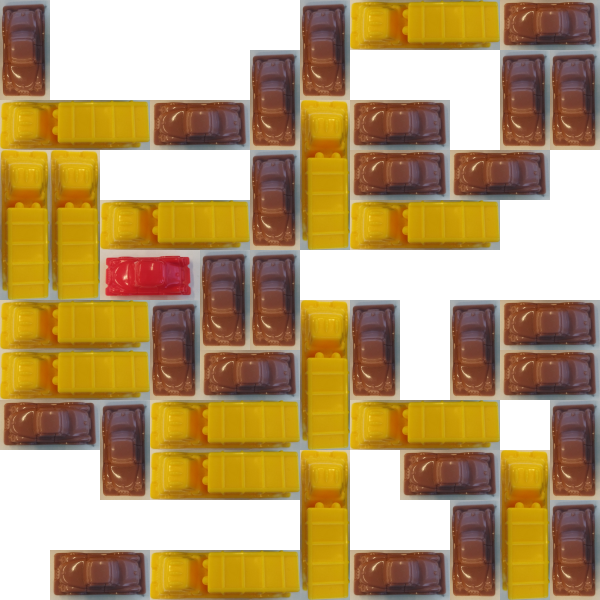

Write the Python code that produced this figure.
from car import Car
import csv
import os
from pathlib import Path
from PIL import Image
from PIL import ImageDraw
from PIL import ImageFont
from sys import argv
from sys import maxsize
from typing import Union


class Game:

    def __init__(self, file_name: str, dimension: int,
                 print_states: bool = False) -> None:
        """Initialises game using file_name and dimension"""

        # Initialise cars and board as dictionaries, set dimension and moves
        self.cars: dict[str, Car] = {}
        self.board: dict[tuple[int, int], str] = {}
        self.dimension: int = dimension
        self.moves: list[list[Union[int, str]]] = []

        # Load cars and board
        self.load_cars(file_name)
        self.load_board()

        # Set print option
        self.terminology_print: bool = False
        self.imgcat_print: bool = False

        # Initialise the best solution steps at maxsize
        self.best_solution_steps = maxsize
        self.visited_state_count = 0
        self.print_states = print_states

    def load_board(self) -> None:
        """Loads the board using dimension and the dictionary cars"""

        # Fill the empty board
        for i in range(self.get_dimension()):
            for j in range(self.get_dimension()):
                self.board[(i + 1, j + 1)] = '_'

        # Go over cars and fill in values on the board
        for car_name, car in zip(self.cars, self.cars.values()):
            if car.get_orientation() == 'H':
                for k in range(car.get_length()):
                    self.board[(car.get_row(), car.get_col() + k)] = car_name
            else:
                for k in range(car.get_length()):
                    self.board[(car.get_row() + k, car.get_col())] = car_name

    def load_cars(self, file_name: str) -> None:
        """Loads the cars from file_name"""

        # Open file
        with open(file_name) as f:
            # Skip header
            f.readline()

            # Read in cars, line by line
            while True:
                # Read in line
                line = f.readline().strip('\n')

                # If EOF, break
                if line == '':
                    break

                # Set car_name, orientation, col, row and length
                car_name, orientation, col, row, length = line.split(',')

                # Load in car
                self.cars[car_name] = Car(car_name, orientation, int(col),
                                          int(row), int(length))

    def is_won(self) -> bool:
        """Returns whether the game is won

        If car 'X' can be moved off the board, game is won
        """
        return self.cars['X'].get_col() == self.get_dimension() - 1

    def is_valid_move(self, car_name: str, direction: int) -> bool:
        """Checks and returns whether a certain move is valid"""

        # Check if direction correct
        if direction not in [-1, 1]:
            return False

        # Check if empty space is available
        return self.board_location_is_empty(car_name, direction)

    def board_location_is_empty(self, car_name: str, direction: int) -> bool:
        """Returns whether board location to move to is empty"""

        # Check if direciton is feasible
        if direction not in [-1, 1]:
            return False

        # Get location coordinates for direction to move to
        location_x, location_y = self.get_location(car_name, direction)

        # Return whether board location is empty, catching KeyErrors
        try:
            return self.board[(location_x, location_y)] == '_'
        except KeyError:
            return False

    def get_location(self, car_name: str, direction: int) -> list[int]:
        """Get location to which the car is moving"""

        # Set car
        car = self.cars[car_name]

        # Use direction to get correct location to move to
        if car.get_orientation() == 'H' and direction == -1:
            location_x = car.get_row()
            location_y = car.get_col() - 1
        elif car.get_orientation() == 'H':
            location_x = car.get_row()
            location_y = car.get_col() + car.get_length()
        elif direction == -1:
            location_x = car.get_row() - 1
            location_y = car.get_col()
        else:
            location_x = car.get_row() + car.get_length()
            location_y = car.get_col()

        # Return x, y coordinates
        return [location_x, location_y]

    def convert_direction_str_to_int(self, direction: Union[str, int]) -> int:
        """Convert direction to int from str"""
        # Convert to uppercase if needed
        direction = direction.upper() if type(direction) == str else direction

        # Convert str to int
        if direction in ['U', 'L']:
            return -1
        if direction in ['D', 'R']:
            return 1

        # Convert direction to int, raise exception if invalid move
        try:
            return int(direction)
        except ValueError:
            raise Exception('Invalid move, not in [U, L, D, R, -1, 1]!')

    def move(self, car_name: str, direction: Union[str, int]) -> bool:
        """Move a car in a certain direction based on its name"""

        # First convert direction to int if necessary
        direction_int = self.convert_direction_str_to_int(direction)

        # If move is valid, move the car
        if self.is_valid_move(car_name, direction_int):
            # Adjust the board based on the car to be moved. Move the car
            car = self.cars[car_name]

            # Get location to adjust on the board
            location_x, location_y = self.get_location(car_name, direction_int)

            # Based on orientation and direction, move car and board
            if car.get_orientation() == 'H' and direction_int == -1:
                self.board[(location_x, location_y)] = car_name
                self.board[(location_x, location_y + car.get_length())] = '_'
                car.add_to_col(direction_int)
            elif car.get_orientation() == 'H':
                self.board[(location_x, location_y)] = car_name
                self.board[(location_x, car.get_col())] = '_'
                car.add_to_col(direction_int)
            elif direction_int == -1:
                self.board[(location_x, location_y)] = car_name
                self.board[(location_x + car.get_length(), location_y)] = '_'
                car.add_to_row(direction_int)
            else:
                self.board[(location_x, location_y)] = car_name
                self.board[(car.get_row(), location_y)] = '_'
                car.add_to_row(direction_int)

            # Store move and direction
            self.moves.append([car_name, direction_int])

            # Return True to indicate move succeeded
            return True

        # Return False to indicate move not possible
        return False

    def __str__(self) -> str:
        """String representation to show game properly in terminal"""

        # Build the board in a loop by going over its values
        board_string = ''
        for i in range(self.get_dimension()):
            for j in range(self.get_dimension()):
                board_string += ' ' + self.board[(i + 1, j + 1)] + ' '
            board_string += '\n\n'
        return board_string

    def show_image(self) -> None:
        """Shows image in terminal (Terminology or Imgcat)"""

        # Set conversion factor
        pixel_to_square = 50

        # Set empty image
        game_image = Image.new('RGB', (self.get_dimension() * pixel_to_square,
                                       self.get_dimension() * pixel_to_square))

        # Fill image with empty tiles
        for i in range(self.get_dimension()):
            for j in range(self.get_dimension()):
                game_image.paste(Image.open('BoardImages/empty_tile.jpeg'),
                                 (i * pixel_to_square, j * pixel_to_square))

        # Fill with pictures of cars
        for car in self.cars.values():
            game_image.paste(Image.open(car.get_image_string()),
                             ((car.get_col() - 1) * pixel_to_square,
                              (car.get_row() - 1) * pixel_to_square))

        # Print car names (letters) on cars
        game_image_draw = ImageDraw.Draw(game_image)
        font = ImageFont.truetype('Font/FreeSerif.ttf', size=16)
        for car_name, car in zip(self.cars, self.cars.values()):
            text_offset_x, text_offset_y = car.get_text_offset()
            game_image_draw.text(((car.get_col() - 1) * pixel_to_square +
                                 text_offset_x,
                                 (car.get_row() - 1) * pixel_to_square +
                                 text_offset_y),
                                 car_name, fill=(0, 0, 0), font=font)

        # Save image
        game_image.save('BoardImages/game.jpeg')

        # Show image in desired terminal (Terminology or Imgcat)
        if self.get_terminology_print():
            os.system('tycat BoardImages/game.jpeg')
        else:
            os.system('$HOME/.iterm2/imgcat BoardImages/game.jpeg')

    def show_board(self) -> None:
        """Show board based on print settings"""
        if self.get_terminology_print() or self.get_imgcat_print():
            self.show_image()
        else:
            print(self)

    def set_terminology_print_to_true(self) -> None:
        """Set terminology print to True"""
        self.terminology_print = True

    def get_terminology_print(self) -> bool:
        """Return terminology print option"""
        return self.terminology_print

    def set_imgcat_print_to_true(self) -> None:
        """Set terminology print to True"""
        self.imgcat_print = True

    def get_imgcat_print(self) -> bool:
        """Return imgcat print option"""
        return self.imgcat_print

    def get_print_states(self) -> bool:
        """Get print_states, indicating whether game should be printed"""
        return self.print_states

    def output_to_csv(self) -> None:
        """Store moves as output.csv"""
        with open('Output/output.csv', 'w', encoding='UTF8', newline='') as f:
            csv_writer = csv.writer(f)

            # Header
            csv_writer.writerow(['car', 'move'])

            # Moves
            for move in self.moves:
                csv_writer.writerow(move)

    def get_step_count(self) -> int:
        """Get step count"""
        return len(self.moves)

    def increase_visited_state_count(self) -> None:
        """Increment visited_state_count"""
        self.visited_state_count += 1

    def get_visited_state_count(self) -> int:
        """Return visited_state_count"""
        return self.visited_state_count

    def set_visited_state_count(self, visited_state_count: int) -> None:
        """Return visited_state_count"""
        self.visited_state_count = visited_state_count

    def get_cars(self) -> dict[str, Car]:
        """Get all cars"""
        return self.cars

    def get_car(self, car_name: str) -> Car:
        """Get a car"""
        return self.get_cars()[car_name]

    def get_dimension(self) -> int:
        """Return dimension"""
        return self.dimension

    def get_moves(self) -> list[list[Union[int, str]]]:
        """Get all moves"""
        return self.moves

    def set_moves(self, best_moves: list[list[Union[int, str]]]) -> None:
        """Set all moves"""
        self.moves = best_moves

    def tuple_form(self) -> tuple[str, ...]:
        """Return game in tuple form (sparse)"""

        # Initialise list and fill
        lst = []
        for i in range(self.get_dimension()):
            for j in range(self.get_dimension()):
                lst.append(self.board[(i + 1, j + 1)])

        # Return list as tuple
        return tuple(lst)

    def set_game_via_str(self, game_tuple: tuple[str, ...]) -> None:
        """Move the game to a certain state using its tuple form"""

        if self.tuple_form() != game_tuple:
            # Store car names
            car_names = list(self.cars)

            # While car_names not empty: iterate over board
            i: int = 0
            j: int = 0
            while len(car_names) != 0 and i + j < 2 * self.get_dimension():
                car_name = game_tuple[i * self.get_dimension() + j]

                if car_name in car_names:
                    self.cars[car_name].set_row(i + 1)
                    self.cars[car_name].set_col(j + 1)

                    car_names.remove(car_name)

                if j == self.get_dimension() - 1:
                    i, j = i + 1, 0
                else:
                    j += 1

            # Fill board
            self.load_board()

            # Check if moving worked
            if self.tuple_form() != game_tuple:
                raise Exception('Moving using tuple failed!')


def ask_user_input() -> Game:
    """Ask user input and return game"""

    # Ask user for dimension of game
    dimension = int(input('With which board dimension would you like to play'
                    ' (6, 9, or 12)?\n'))

    # Based on dimension, ask user for game to play
    if dimension == 6:
        game_number = int(input('Which game do you want to play (1, 2 or 3)?\n'
                                ))
    if dimension == 9:
        game_number = int(input('Which game do you want to play (4, 5 or 6)?\n'
                                ))
    if dimension == 12:
        game_number = 7

    # Set path
    path = str(Path(__file__).parent.parent) + '/Input/'
    full_name = path + f'Rushhour{dimension}x{dimension}_{game_number}.csv'

    # Return game
    return Game(full_name, dimension)


def use_command_line_input_for_file(argv: list[str]) -> Game:
    """Use CLI to specify the game to play"""

    # Set file_name, path and full file_name
    file_name = argv[2]
    path = str(Path(__file__).parent.parent) + '/Input/'
    full_name = path + file_name

    # Find dimension from file_name
    dimension = int(file_name[file_name.find('x') + 1: file_name.find('_')])

    # Return game
    return Game(full_name, dimension)


def get_help() -> str:
    """Return the help string for the user"""

    # Define help_str and its header
    help_str = 'Welcome to the Rushhour implementation\n'
    help_str += 'Implemented by Duco, Jasmijn and Sabrina\n'
    help_str += '-------------------------------\n\n'
    help_str += 'You have the following options:\n'

    # Add the options
    help_str += '[-h]                            : shows this help menu\n'
    help_str += '[-f RushhourDIMxDIM_GAMENUM.csv]: loads any'\
        ' game (in map Input) via its name\n'
    help_str += 'Adding [-t] at the end            : uses terminology for'\
        ' the board (better visual)\n'
    help_str += 'Adding [-i] at the end            : uses terminology for'\
        ' the board (better visual)\n'
    help_str += 'Else                            : choice menu for the'\
        ' original games\n\n'

    # Show output location
    help_str += 'Output for the game is stored in Output/output.csv\n'

    # Return help_str
    return help_str


if __name__ == '__main__':
    """Run the game in CLI"""

    # Initialise game
    if len(argv) == 2 and argv[1] == '-h':
        print(get_help())
        exit(1)
    elif len(argv) == 3 and argv[1] == '-f':
        game = use_command_line_input_for_file(argv)
    else:
        game = ask_user_input()

        # Ask for terminology print
        if argv[len(argv) - 1] not in ['-i', '-t'] and \
            input('Do you want to print a picture (using Terminology)?'
                  ' (Y/N)\n').upper() == 'Y':
            game.set_terminology_print_to_true()

        # Ask for imgcat print
        if not game.get_terminology_print() \
            and argv[len(argv) - 1] not in ['-i', '-t'] and \
            input('Do you want to print a picture (using Imgcat)?'
                  ' (Y/N)\n').upper() == 'Y':
            game.set_imgcat_print_to_true()

    # Specify print function
    if argv[len(argv) - 1] == '-t':
        game.set_terminology_print_to_true()
    elif argv[len(argv) - 1] == '-i':
        game.set_imgcat_print_to_true()

    # Print game
    game.show_board()

    # While game not won, choose car and direction and move
    while not game.is_won():
        try:
            car_name, direction = input('What car to move? Car name and '
                                        'direction split by space!\n').split()
            car_name = car_name.upper()
            if game.move(car_name, direction):
                game.show_board()
            else:
                print('Invalid command!\n')
        except ValueError:
            print('Invalid command!\n')

    # Moves to output.csv
    game.output_to_csv()
